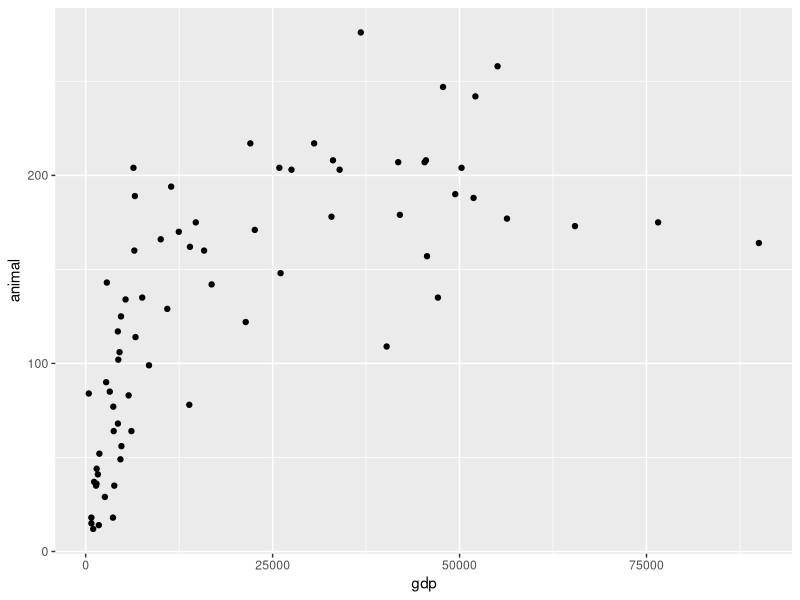
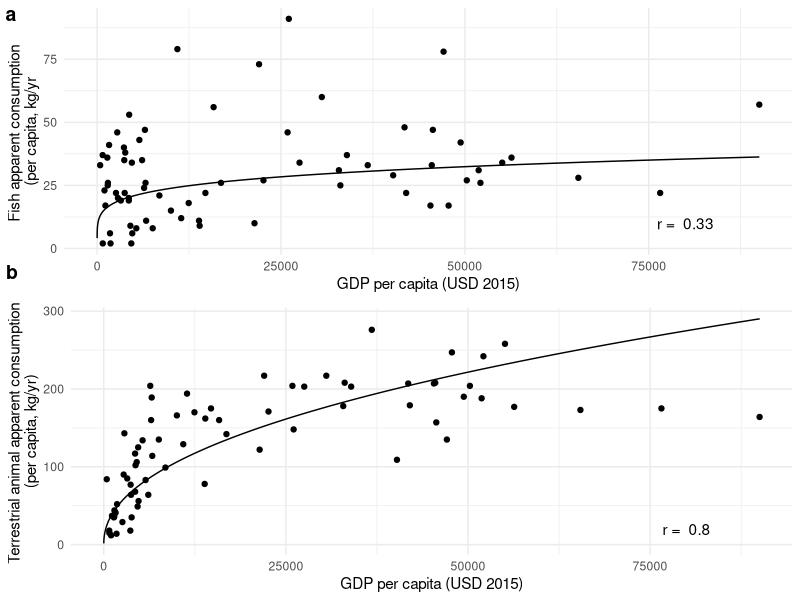

Here is the R script that generated these plots, in order:
# Figure 1
library(tidyverse)
library(ggthemes)
library(ggpubr)

# Load data
df <- read.csv("fig 1 data_II.csv")

df <- df %>%
  rename(gdp = GDP_percapita_Constan.2010_US_2015,
         animal = percapita_terrestrial_animal_consumption,
         fish = per_capita_fish_consumption)

# Plot data
ggplot(df, aes(x = gdp, y = animal)) +
  geom_point()

# To fit y = ax^b, replace y with ln(y) and x with ln(x)
# Fit with linear regression (y = bx + c) to get b and c, then a = e^c
df <- df %>% 
  mutate(ln_gdp = log(gdp),
         ln_animal = log(animal),
         ln_fish = log(fish))

# Animal regression
animal_linear_fit <- lm(df$ln_animal ~ df$ln_gdp)
animal_b <- animal_linear_fit$coefficients[2] # slope
animal_c <- animal_linear_fit$coefficients[1] # intercept
animal_a <- exp(animal_c)

df_fit_animal <- data.frame(x = 1:max(df$gdp))
df_fit_animal <- df_fit_animal %>% 
  mutate(y = animal_a*x^(animal_b))

# Report r and r^2
animal_r2 <- summary(animal_linear_fit)$r.squared
animal_r <- sqrt(animal_r2)

g_animal <- ggplot() +
  geom_point(data = df, aes(x = gdp, y = animal)) + 
  geom_line(data = df_fit_animal, aes(x = x, y = y)) +
  geom_text(aes(x = 80000, y = 20, label = paste("r = ", round(animal_r, 2)))) +
  labs(x = "GDP per capita (USD 2015)", y = "Terrestrial animal apparent consumption \n(per capita, kg/yr)") +
  theme_minimal()


# fish regression
fish_linear_fit <- lm(df$ln_fish ~ df$ln_gdp)
fish_b <- fish_linear_fit$coefficients[2] # slope
fish_c <- fish_linear_fit$coefficients[1] # intercept
fish_a <- exp(fish_c)

df_fit_fish <- data.frame(x = 1:max(df$gdp))
df_fit_fish <- df_fit_fish %>% 
  mutate(y = fish_a*x^(fish_b))

# Report r and r^2
fish_r2 <- summary(fish_linear_fit)$r.squared
fish_r <- sqrt(fish_r2)

g_fish <- ggplot() +
  geom_point(data = df, aes(x = gdp, y = fish)) + 
  geom_line(data = df_fit_fish, aes(x = x, y = y)) + 
  geom_text(aes(x = 80000, y = 10, label = paste("r = ", round(fish_r, 2)))) +
  labs(x = "GDP per capita (USD 2015)", y = "Fish apparent consumption \n(per capita, kg/yr") +
  theme_minimal()

png("fig1_polynomial.png", width = 4, height = 6, units = "in", res = 300)
ggarrange(g_fish, g_animal, ncol = 1, labels = c("a", "b"), vjust = c(1.5, -1.5))
dev.off()
